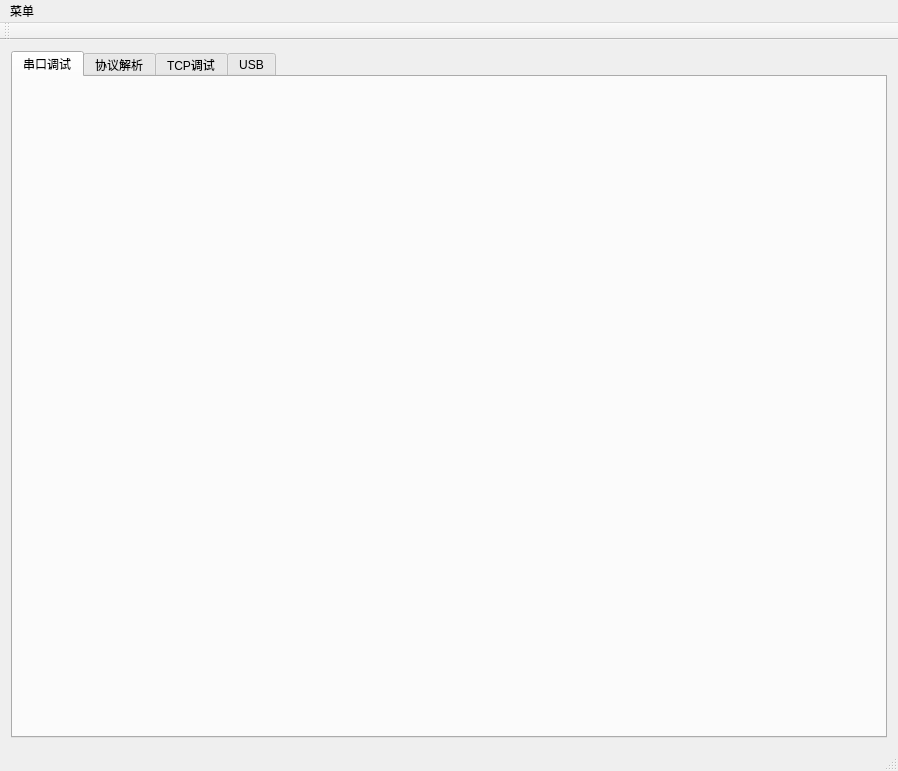
<?xml version="1.0" encoding="UTF-8"?>
<ui version="4.0">
 <class>MainWindow</class>
 <widget class="QMainWindow" name="MainWindow">
  <property name="geometry">
   <rect>
    <x>0</x>
    <y>0</y>
    <width>898</width>
    <height>771</height>
   </rect>
  </property>
  <property name="windowTitle">
   <string>MainWindow</string>
  </property>
  <widget class="QWidget" name="centralWidget">
   <layout class="QHBoxLayout" name="horizontalLayout">
    <item>
     <widget class="QTabWidget" name="mianwindowtabWidget">
      <property name="currentIndex">
       <number>0</number>
      </property>
      <widget class="QWidget" name="serial_tab">
       <attribute name="title">
        <string>串口调试</string>
       </attribute>
       <layout class="QGridLayout" name="gridLayout">
        <item row="0" column="0">
         <layout class="QVBoxLayout" name="verticalLayout_serial">
          <property name="spacing">
           <number>7</number>
          </property>
         </layout>
        </item>
       </layout>
      </widget>
      <widget class="QWidget" name="commit_tab">
       <attribute name="title">
        <string>协议解析</string>
       </attribute>
      </widget>
      <widget class="QWidget" name="tcp_tab">
       <attribute name="title">
        <string>TCP调试</string>
       </attribute>
      </widget>
      <widget class="QWidget" name="usb_tab">
       <attribute name="title">
        <string>USB</string>
       </attribute>
      </widget>
     </widget>
    </item>
   </layout>
  </widget>
  <widget class="QMenuBar" name="menuBar">
   <property name="geometry">
    <rect>
     <x>0</x>
     <y>0</y>
     <width>898</width>
     <height>23</height>
    </rect>
   </property>
   <widget class="QMenu" name="menu">
    <property name="title">
     <string>菜单</string>
    </property>
    <widget class="QMenu" name="theme">
     <property name="title">
      <string>切换主题</string>
     </property>
    </widget>
    <addaction name="theme"/>
   </widget>
   <addaction name="menu"/>
  </widget>
  <widget class="QToolBar" name="mainToolBar">
   <attribute name="toolBarArea">
    <enum>TopToolBarArea</enum>
   </attribute>
   <attribute name="toolBarBreak">
    <bool>false</bool>
   </attribute>
  </widget>
  <widget class="QStatusBar" name="statusBar"/>
  <action name="actionwhite">
   <property name="text">
    <string>white</string>
   </property>
  </action>
 </widget>
 <layoutdefault spacing="6" margin="11"/>
 <resources/>
 <connections/>
</ui>
